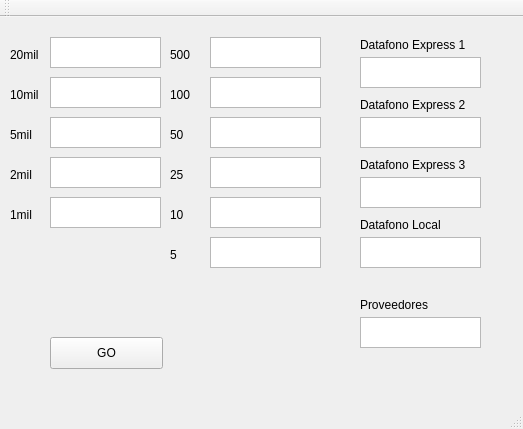
<?xml version="1.0" encoding="UTF-8"?>
<ui version="4.0">
 <class>MainWindow</class>
 <widget class="QMainWindow" name="MainWindow">
  <property name="geometry">
   <rect>
    <x>0</x>
    <y>0</y>
    <width>523</width>
    <height>429</height>
   </rect>
  </property>
  <property name="windowTitle">
   <string>MainWindow</string>
  </property>
  <widget class="QWidget" name="centralWidget">
   <widget class="QPushButton" name="pushButton_GO">
    <property name="geometry">
     <rect>
      <x>50</x>
      <y>320</y>
      <width>113</width>
      <height>32</height>
     </rect>
    </property>
    <property name="text">
     <string>GO</string>
    </property>
   </widget>
   <widget class="QLabel" name="label">
    <property name="geometry">
     <rect>
      <x>10</x>
      <y>30</y>
      <width>60</width>
      <height>16</height>
     </rect>
    </property>
    <property name="text">
     <string>20mil</string>
    </property>
   </widget>
   <widget class="QTextEdit" name="TE_Billete">
    <property name="geometry">
     <rect>
      <x>50</x>
      <y>20</y>
      <width>111</width>
      <height>31</height>
     </rect>
    </property>
   </widget>
   <widget class="QTextEdit" name="TE_Billete_2">
    <property name="geometry">
     <rect>
      <x>50</x>
      <y>60</y>
      <width>111</width>
      <height>31</height>
     </rect>
    </property>
   </widget>
   <widget class="QLabel" name="label_2">
    <property name="geometry">
     <rect>
      <x>10</x>
      <y>70</y>
      <width>60</width>
      <height>16</height>
     </rect>
    </property>
    <property name="text">
     <string>10mil</string>
    </property>
   </widget>
   <widget class="QTextEdit" name="TE_Billete_3">
    <property name="geometry">
     <rect>
      <x>50</x>
      <y>100</y>
      <width>111</width>
      <height>31</height>
     </rect>
    </property>
   </widget>
   <widget class="QLabel" name="label_3">
    <property name="geometry">
     <rect>
      <x>10</x>
      <y>110</y>
      <width>60</width>
      <height>16</height>
     </rect>
    </property>
    <property name="text">
     <string>5mil</string>
    </property>
   </widget>
   <widget class="QTextEdit" name="TE_Billete_4">
    <property name="geometry">
     <rect>
      <x>50</x>
      <y>140</y>
      <width>111</width>
      <height>31</height>
     </rect>
    </property>
   </widget>
   <widget class="QLabel" name="label_4">
    <property name="geometry">
     <rect>
      <x>10</x>
      <y>150</y>
      <width>60</width>
      <height>16</height>
     </rect>
    </property>
    <property name="text">
     <string>2mil</string>
    </property>
   </widget>
   <widget class="QTextEdit" name="TE_Billete_5">
    <property name="geometry">
     <rect>
      <x>50</x>
      <y>180</y>
      <width>111</width>
      <height>31</height>
     </rect>
    </property>
   </widget>
   <widget class="QLabel" name="label_5">
    <property name="geometry">
     <rect>
      <x>10</x>
      <y>190</y>
      <width>60</width>
      <height>16</height>
     </rect>
    </property>
    <property name="text">
     <string>1mil</string>
    </property>
   </widget>
   <widget class="QTextEdit" name="TE_Moneda">
    <property name="geometry">
     <rect>
      <x>210</x>
      <y>20</y>
      <width>111</width>
      <height>31</height>
     </rect>
    </property>
   </widget>
   <widget class="QLabel" name="label_6">
    <property name="geometry">
     <rect>
      <x>170</x>
      <y>30</y>
      <width>60</width>
      <height>16</height>
     </rect>
    </property>
    <property name="text">
     <string>500</string>
    </property>
   </widget>
   <widget class="QTextEdit" name="TE_Moneda_2">
    <property name="geometry">
     <rect>
      <x>210</x>
      <y>60</y>
      <width>111</width>
      <height>31</height>
     </rect>
    </property>
   </widget>
   <widget class="QLabel" name="label_7">
    <property name="geometry">
     <rect>
      <x>170</x>
      <y>70</y>
      <width>60</width>
      <height>16</height>
     </rect>
    </property>
    <property name="text">
     <string>100</string>
    </property>
   </widget>
   <widget class="QTextEdit" name="TE_Moneda_3">
    <property name="geometry">
     <rect>
      <x>210</x>
      <y>100</y>
      <width>111</width>
      <height>31</height>
     </rect>
    </property>
   </widget>
   <widget class="QLabel" name="label_8">
    <property name="geometry">
     <rect>
      <x>170</x>
      <y>110</y>
      <width>60</width>
      <height>16</height>
     </rect>
    </property>
    <property name="text">
     <string>50</string>
    </property>
   </widget>
   <widget class="QTextEdit" name="TE_Moneda_4">
    <property name="geometry">
     <rect>
      <x>210</x>
      <y>140</y>
      <width>111</width>
      <height>31</height>
     </rect>
    </property>
   </widget>
   <widget class="QLabel" name="label_9">
    <property name="geometry">
     <rect>
      <x>170</x>
      <y>150</y>
      <width>60</width>
      <height>16</height>
     </rect>
    </property>
    <property name="text">
     <string>25</string>
    </property>
   </widget>
   <widget class="QTextEdit" name="TE_Moneda_5">
    <property name="geometry">
     <rect>
      <x>210</x>
      <y>180</y>
      <width>111</width>
      <height>31</height>
     </rect>
    </property>
   </widget>
   <widget class="QLabel" name="label_10">
    <property name="geometry">
     <rect>
      <x>170</x>
      <y>190</y>
      <width>60</width>
      <height>16</height>
     </rect>
    </property>
    <property name="text">
     <string>10</string>
    </property>
   </widget>
   <widget class="QTextEdit" name="TE_Moneda_6">
    <property name="geometry">
     <rect>
      <x>210</x>
      <y>220</y>
      <width>111</width>
      <height>31</height>
     </rect>
    </property>
   </widget>
   <widget class="QLabel" name="label_11">
    <property name="geometry">
     <rect>
      <x>170</x>
      <y>230</y>
      <width>60</width>
      <height>16</height>
     </rect>
    </property>
    <property name="text">
     <string>5</string>
    </property>
   </widget>
   <widget class="QTextEdit" name="TE_Datafono">
    <property name="geometry">
     <rect>
      <x>360</x>
      <y>40</y>
      <width>121</width>
      <height>31</height>
     </rect>
    </property>
   </widget>
   <widget class="QLabel" name="label_12">
    <property name="geometry">
     <rect>
      <x>360</x>
      <y>20</y>
      <width>131</width>
      <height>16</height>
     </rect>
    </property>
    <property name="text">
     <string>Datafono Express 1</string>
    </property>
   </widget>
   <widget class="QTextEdit" name="TE_Datafono_2">
    <property name="geometry">
     <rect>
      <x>360</x>
      <y>100</y>
      <width>121</width>
      <height>31</height>
     </rect>
    </property>
   </widget>
   <widget class="QLabel" name="label_13">
    <property name="geometry">
     <rect>
      <x>360</x>
      <y>80</y>
      <width>131</width>
      <height>16</height>
     </rect>
    </property>
    <property name="text">
     <string>Datafono Express 2</string>
    </property>
   </widget>
   <widget class="QTextEdit" name="TE_Datafono_3">
    <property name="geometry">
     <rect>
      <x>360</x>
      <y>160</y>
      <width>121</width>
      <height>31</height>
     </rect>
    </property>
   </widget>
   <widget class="QLabel" name="label_14">
    <property name="geometry">
     <rect>
      <x>360</x>
      <y>140</y>
      <width>131</width>
      <height>16</height>
     </rect>
    </property>
    <property name="text">
     <string>Datafono Express 3</string>
    </property>
   </widget>
   <widget class="QTextEdit" name="TE_Datafono_4">
    <property name="geometry">
     <rect>
      <x>360</x>
      <y>220</y>
      <width>121</width>
      <height>31</height>
     </rect>
    </property>
   </widget>
   <widget class="QLabel" name="label_15">
    <property name="geometry">
     <rect>
      <x>360</x>
      <y>200</y>
      <width>131</width>
      <height>16</height>
     </rect>
    </property>
    <property name="text">
     <string>Datafono Local</string>
    </property>
   </widget>
   <widget class="QTextEdit" name="TE_Provedores">
    <property name="geometry">
     <rect>
      <x>360</x>
      <y>300</y>
      <width>121</width>
      <height>31</height>
     </rect>
    </property>
   </widget>
   <widget class="QLabel" name="label_16">
    <property name="geometry">
     <rect>
      <x>360</x>
      <y>280</y>
      <width>131</width>
      <height>16</height>
     </rect>
    </property>
    <property name="text">
     <string>Proveedores</string>
    </property>
   </widget>
  </widget>
  <widget class="QMenuBar" name="menuBar">
   <property name="geometry">
    <rect>
     <x>0</x>
     <y>0</y>
     <width>523</width>
     <height>22</height>
    </rect>
   </property>
  </widget>
  <widget class="QToolBar" name="mainToolBar">
   <attribute name="toolBarArea">
    <enum>TopToolBarArea</enum>
   </attribute>
   <attribute name="toolBarBreak">
    <bool>false</bool>
   </attribute>
  </widget>
  <widget class="QStatusBar" name="statusBar"/>
 </widget>
 <layoutdefault spacing="6" margin="11"/>
 <resources/>
 <connections/>
</ui>
